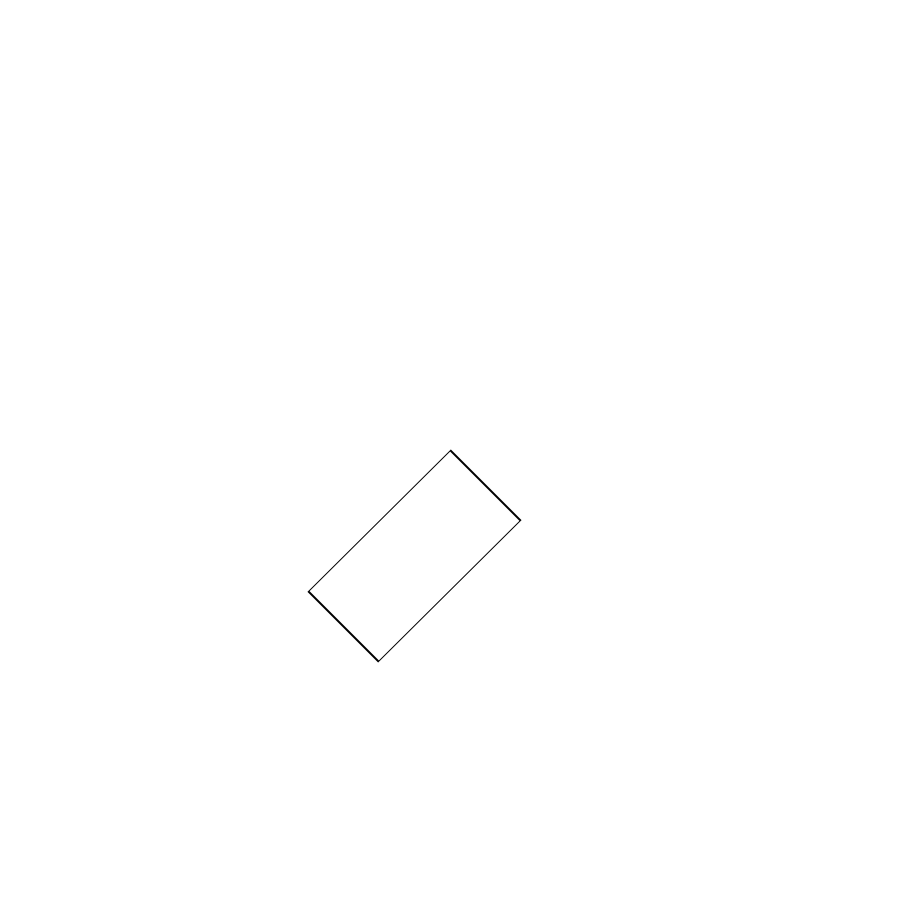
Frame 1 (no input)
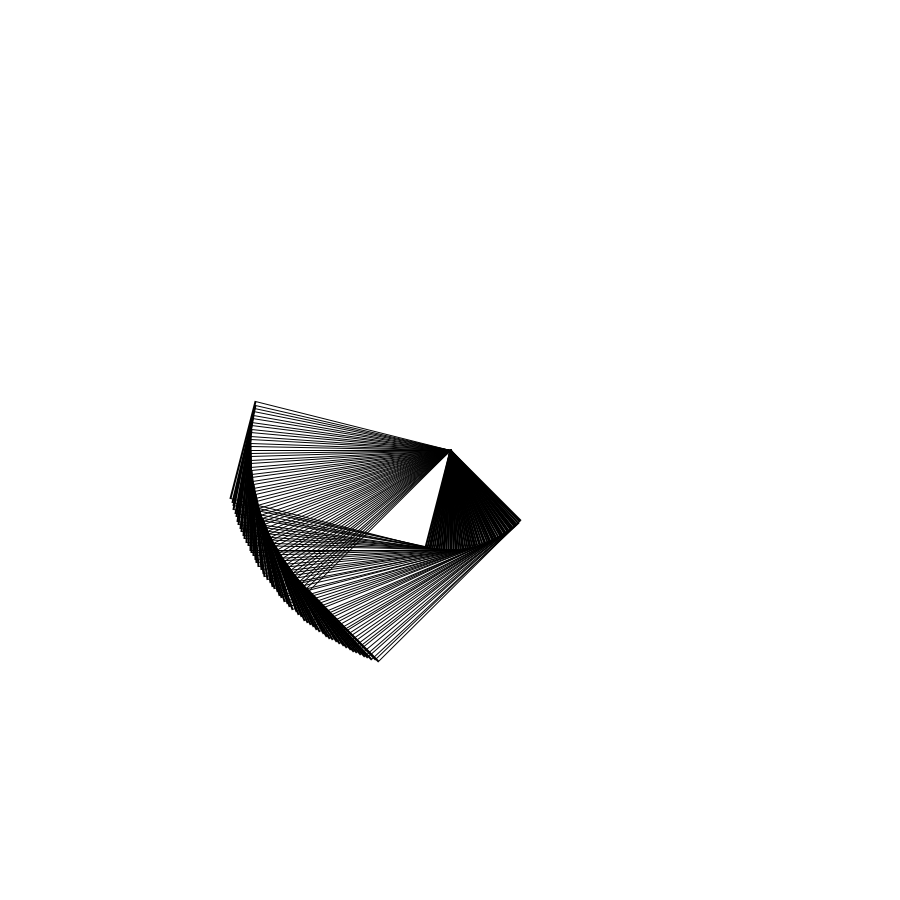
Frame 60 (the mouse pressed at the canvas centre just before this capture)
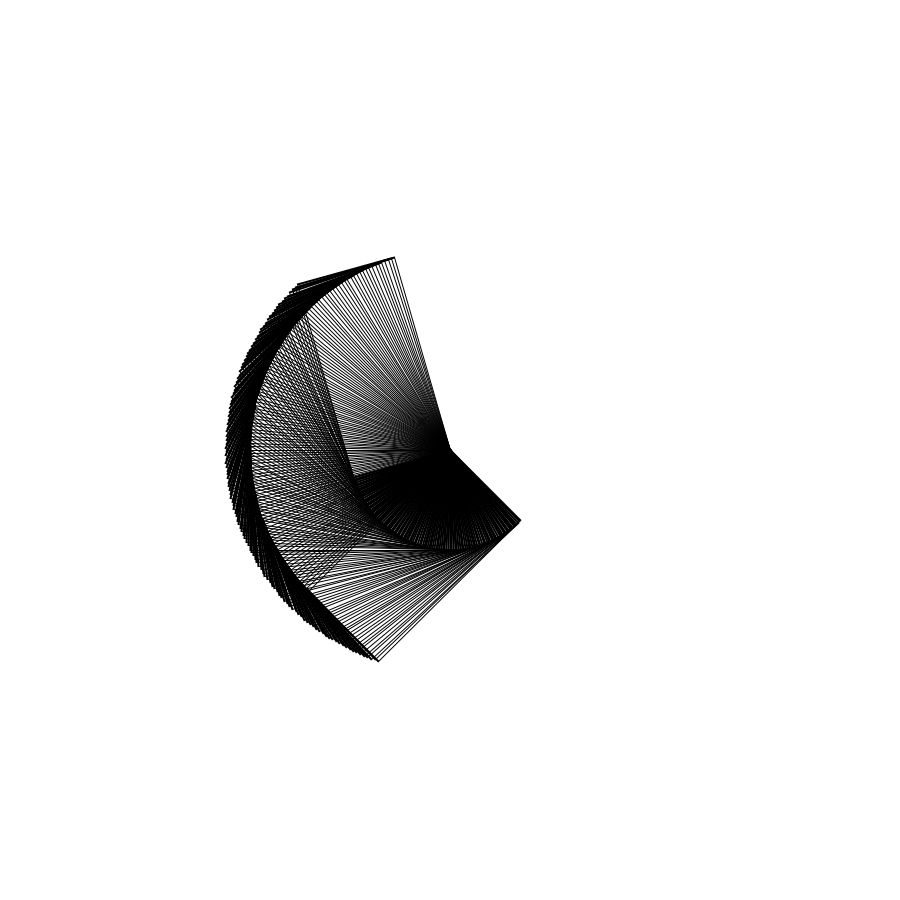
Frame 120 (the mouse held since frame 60 and released just before this capture)

The Processing sketch that drew these frames (run headless with seeded random() and noise(); from frame 60 on, the mouse is pressed at the canvas centre):

// Processing sketch: D5
// ── D5.pde
int degree = 45;

void setup(){
  size(900,900);
  background(255,255,255);
  noFill();
}


void draw(){
  stroke(0,0,0);
  
  float angle = radians(degree);
  translate(width/2, height/2);
  rotate(angle);
  scale(1,2);
  rect(0,0,100,100);
  
  degree += 1; 
  
}
